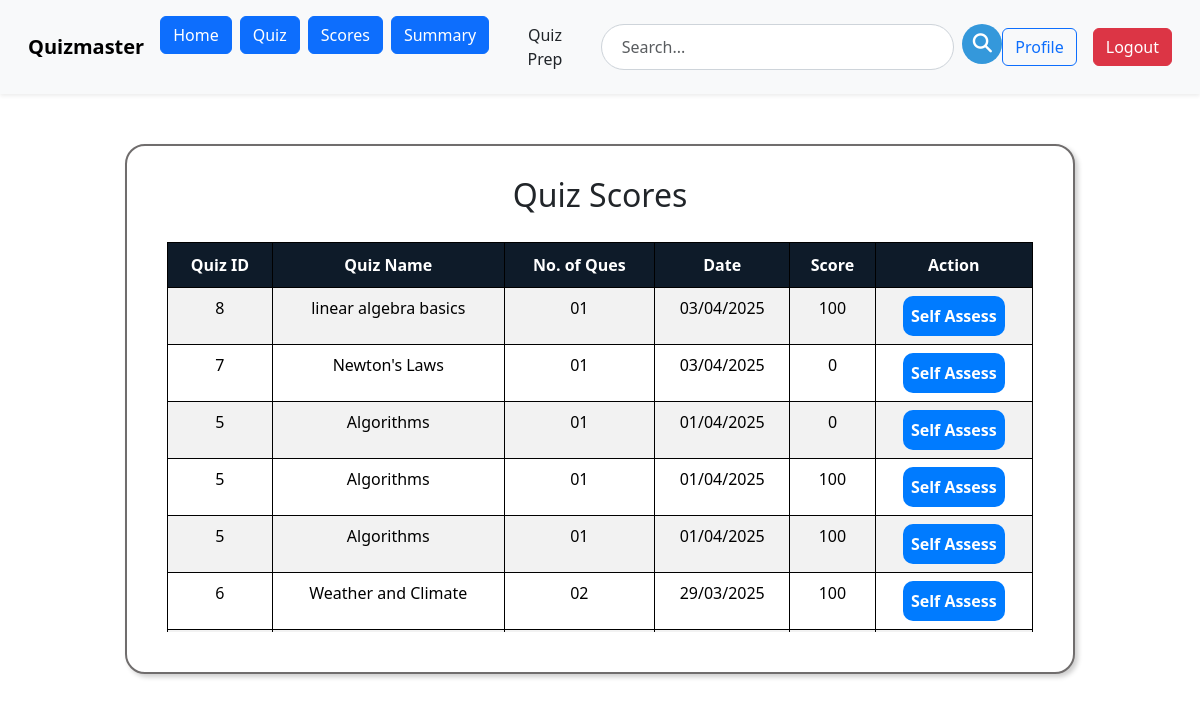
The app's page /user/scores (signed in) with its own data.
### models.py (models this page shows)
class Scores(db.Model):
    id=db.Column(db.Integer, primary_key=True)
    time_stamp_of_attempt=db.Column(db.DateTime, nullable=False)
    score=db.Column(db.Integer, nullable=False)
    submitted_answers = db.Column(db.JSON, nullable=True)
    quiz_id=db.Column(db.Integer, db.ForeignKey('quiz.id'), nullable=False)
    user_id=db.Column(db.Integer, db.ForeignKey('user.id'), nullable=False)

class Quiz(db.Model):
    id=db.Column(db.Integer, primary_key=True)
    name = db.Column(db.String(100), nullable=False)
    description=db.Column(db.String(256), nullable=True)
    start_date=db.Column(db.Date, nullable=True)
    end_date=db.Column(db.Date, nullable=True)
    time_duration=db.Column(db.Time, nullable=True)
    remarks=db.Column(db.String(256), nullable=True)
    no_of_questions=db.Column(db.Integer, nullable=True)
    is_active=db.Column(db.Boolean, nullable=False, default=False)
    questions = db.relationship('Questions', backref='quiz', lazy=True)
    total_attempted=db.Column(db.Integer, nullable=False, default=0)
    scores = db.relationship('Scores', backref='quiz', lazy=True)
    subject_id=db.Column(db.Integer, db.ForeignKey('subject.id'), nullable=False)
    chapter_id= db.Column(db.Integer, db.ForeignKey('chapter.id'),nullable=False)

### routes.py (the view)
@app.route('/user/scores')
@auth_required
def scores():
    scores = Scores.query.filter_by(user_id=session.get('user_id')).order_by(Scores.time_stamp_of_attempt.desc()).all()
    return render_template('user/scores.html' ,scores=scores)

### routes.py (called while the page is built)
def auth_required(f):
    @wraps(f)
    def inner(*args, **kwargs):
        if 'user_id' not in session:
            flash('please login to continue')
            return redirect(url_for('login'))
        return f(*args, **kwargs)
    return inner

### templates/user/scores.html (shortened to what this page needs)
{% extends 'user/user_layout.html' %}
{% block content %}
<head>
    <link href="https://cdn.jsdelivr.net/npm/bootstrap@5.3.2/dist/css/bootstrap.min.css" rel="stylesheet">
</head>
<div class="score-container">
    <h2 class="text-center">Quiz Scores</h2>
    <div class="score-table">
        <table class="table table-bordered table-striped">
            <thead>
                <tr class="table-header">
                    <th>Quiz ID</th>
                    <th>Quiz Name</th>
                    <th>No. of Ques</th>
                    <th>Date</th>
                    <th>Score</th>
                    <th>Action</th>
                </tr>
            </thead>
            <tbody>
                {% for score in scores %}
                <tr>
                    <td>{{ score.quiz.id }}</td>
                    <td>{{ score.quiz.name }}</td>
                    <td>{{ "%02d"|format(score.quiz.no_of_questions) }}</td>
                    <td>{{ score.time_stamp_of_attempt.strftime('%d/%m/%Y') }}</td>
                    <td>{{ (score.score)|round(2) }}</td>
                    <td>
                        <a href="{{ url_for('self_assess', score_id=score.id) }}" class="self-assess-btn">Self Assess</a>
                    </td>
                </tr>
                {% endfor %}
            </tbody>
        </table>
    </div>
</div>
{% endblock %}

### templates/user/scores.html (style rules this page uses)
.score-container { max-width: 950px; max-height: 800px; margin: 40px auto; margin-top: 50px; background: #ffffff; padding: 30px; border-radius: 20px; border: 2px solid rgb(112, 109, 109); box-shadow: 3px 3px 5px rgba(0, 0, 0, 0.2); text-align: center; }
.score-table { max-height: 400px; overflow-y: auto; border-radius: 8px; padding:10px; }
.table { width: 100%; border-collapse: collapse; background: white; padding: 10px; border-radius: 8px; padding-bottom: 30px; }
.table th { background-color: #0e1b29; color: white; padding: 10px; font-weight: bold; text-align: center; border: 1px solid black; }
.table td { border: 1px solid black; padding: 8px; text-align: center; font-size: 16px; }
tr:nth-child(even) { background-color: #f2f2f2; }
.self-assess-btn { background-color: #007bff; color: white; text-decoration: none; padding: 8px 8px; border-radius: 10px; display: inline-block; border: none; font-size: 16px; font-weight: bold; transition: all 0.3s ease; }
.text-center { text-align: center; padding-bottom: 10px; }

### records on screen
Scores: quiz.id "8", quiz.name "linear algebra basics", time_stamp_of_attempt "03/04/2025", score "100"
Quiz: quiz.no_of_questions "01"
Scores: quiz.id "7", quiz.name "Newton's Laws", time_stamp_of_attempt "03/04/2025", score "0"
Quiz: quiz.no_of_questions "01"
Scores: quiz.id "5", quiz.name "Algorithms", time_stamp_of_attempt "01/04/2025", score "0"
Quiz: quiz.no_of_questions "01"
Scores: quiz.id "5", quiz.name "Algorithms", time_stamp_of_attempt "01/04/2025", score "100"
Scores: quiz.id "5", quiz.name "Algorithms", time_stamp_of_attempt "01/04/2025", score "100"
Scores: quiz.id "6", quiz.name "Weather and Climate", time_stamp_of_attempt "29/03/2025", score "100"
Quiz: quiz.no_of_questions "02"
